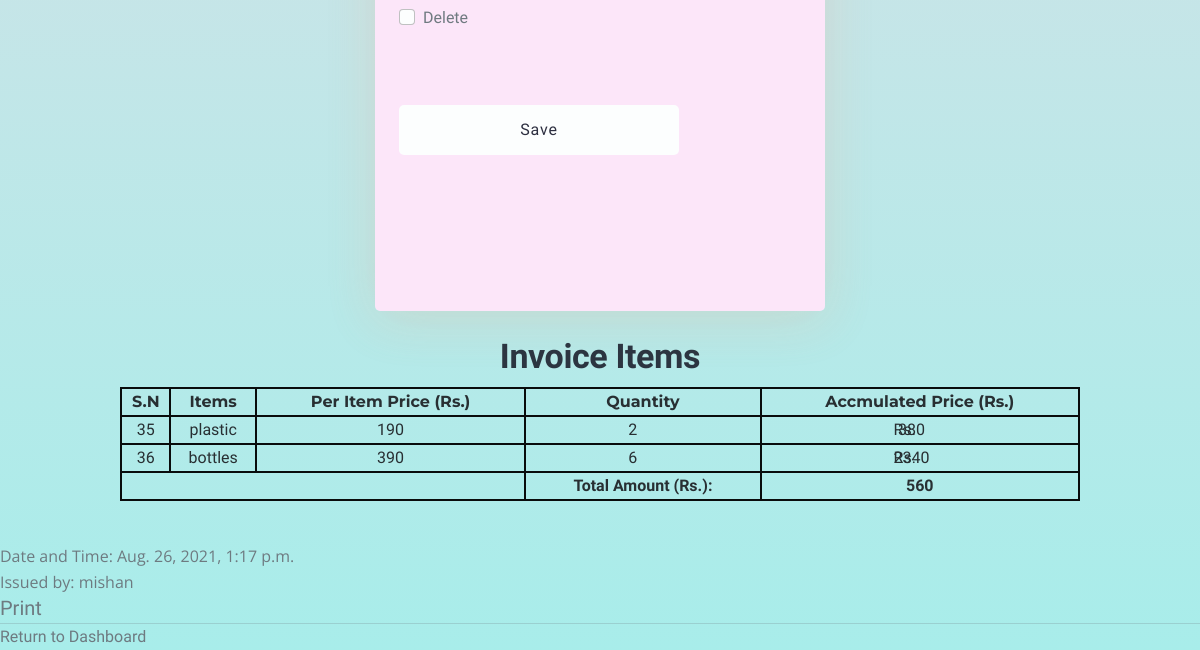
The page /invoices/49 (signed in, lower part) on the database as committed earlier.
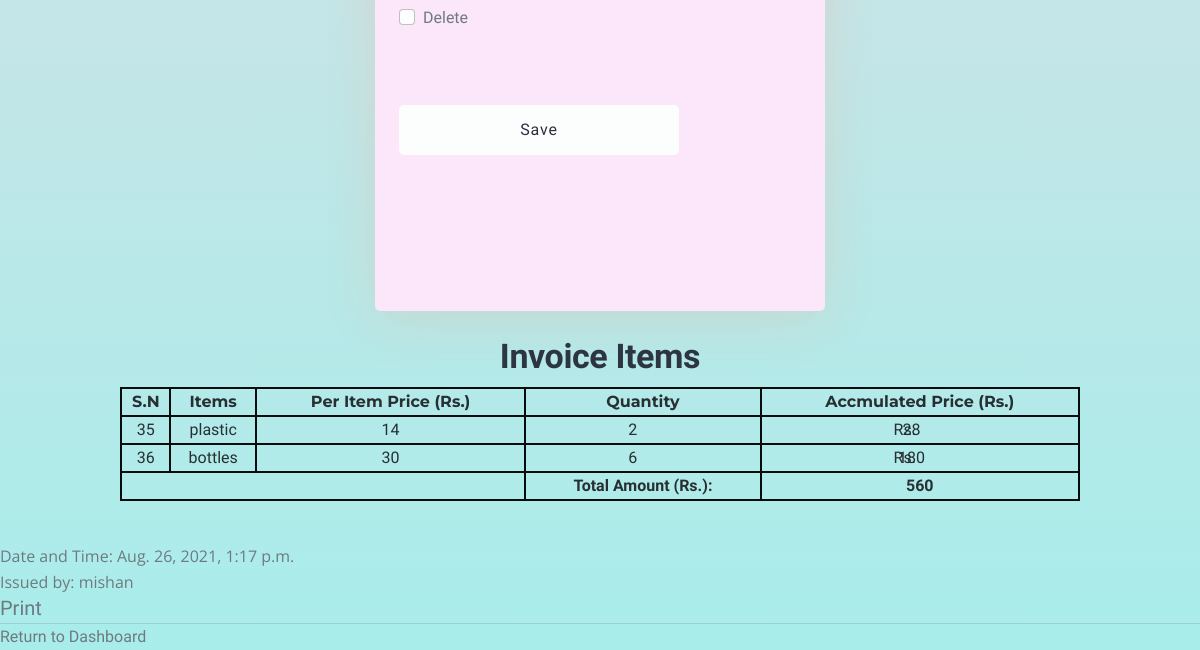
The same page on the database as committed later.
### rms_app/models.py (models this page shows, shortened)
class InvoiceItem(models.Model):
    invoice = models.ForeignKey(Invoice, on_delete=models.CASCADE, related_name="invoiceitem")
    item   = models.ForeignKey(Food, on_delete=models.PROTECT,null=True,blank=True)
    quantity = models.PositiveIntegerField()
    accumulated =  models.PositiveIntegerField(default=0)
    @property
    def price(self):
        return  self.item.per_price
    @property
    def currentitem(self):
        return  self.item
    @property
    def multiply(self):
        return (self.item.per_price)*(self.quantity)

class Food(models.Model):
    food_item = models.CharField(max_length=100)
    per_price = models.PositiveIntegerField()
    food_img = models.ImageField(default="default_food.jpg", upload_to="food_pics")
    def __str__(self):
        return self.food_item

### rms_app/views.py (the view, shortened to what this page needs)
# urls.py: path("invoices/<int:pk>", AddItemsToInvoiceView.as_view(), name="add_items_on_invoice"),
class AddItemsToInvoiceView(LoginRequiredMixin,SingleObjectMixin,FormView,TemplateView):
    model = Invoice
    context_object_name = 'invoice_obj'
    template_name = 'rms_app/additemsoninvoice.html'
    def get(self, request, *args, **kwargs):
        self.object = self.get_object(queryset=Invoice.objects.all())
        return super().get(request, *args, **kwargs)
    def get_form(self, form_class=None):
        return InvoiceFormSet(**self.get_form_kwargs(), instance=self.object)

### rms_app/templates/rms_app/additemsoninvoice.html (shortened to what this page needs)
{% extends "rms_app/base.html" %}
{% block content %}
{% load static %}
{% load crispy_forms_tags %}
<div class="addtoinvoice">
    {% if invoice_obj %}
    <div>
        <form method="POST" enctype="multipart/form-data" style= "font-family: var(--head-font);">
            <fieldset style="padding-top:20px;">
                {{ form|crispy }}
            </fieldset>
            <br>
            <div >
                <button type="submit">Save</button>
            </div>
            <br>
            <br>
            <br>
            <br>
        </form>
        <div class="table">
            <table class="itemsonly" style="margin-top: 10px;margin-left:10% !important;border:solid black 2px; width:80%;text-align: center;">
                <tr style="font-family: Montserrat;margin:30% !important;border:sold black 2px">
                <h2 style="text-align: center;">Invoice Items</h2>
                  <th style="margin:30% !important;border:solid black 2px;">S.N</th>
                  <th style="margin:30% !important;border:solid black 2px;">Items</th>
                  <th style="margin:30% !important;border:solid black 2px;">Per Item Price (Rs.)</th>
                  <th style="margin:30% !important;border:solid black 2px;">Quantity </th>
                  <th style="margin:30% !important;border:solid black 2px;">Accmulated Price (Rs.) </th>
                </tr>
                {% for itrr in invoice_obj.invoiceitem.all %}
                <tr style="font-family: var(--text-font);border:solid black 2px;">
                    <td style="border:solid black 2px;" class = "SN">{{itrr.id}}</td>
                    <td style="border:solid black 2px;">{{itrr.currentitem}}</td>
                    <td style="border:solid black 2px;">{{itrr.price}}</td>
                    <td style="border:solid black 2px;">{{itrr.quantity}} &emsp;
                    </td>
                    <td style="border:solid black 2px;" id ="accmulated"><div style="padding:0px;margin-left:11%;position: absolute;">Rs.</div> {{itrr.multiply}}&emsp;
                    </td>
                </tr>
                {% endfor %}
                    <tr style="font-family: var(--head-font); font-weight:600;border:solid black 2px;">
                        <td style="border:solid black 2px;" colspan="3"></td>
                        <td style="border:solid black 2px;" >Total Amount (Rs.):</td>
                        <td style="border:solid black 2px;" id = "total">560</td>
                    </tr>
            </table>
        </div>
    </div>
    <br>
    <p>Date and Time: {{ invoice_obj.date_created }}</p>
    <p>Issued by: {{ invoice_obj.created_by }}</p>
    <div>
        <a  href="{% url 'invoice_print' invoice_obj.invoice_number %}" style="text-align: center;font-size: 20px;"> Print</a>
    </div>
    <hr>
    <div id="horizontalbuttons">
        <div>
            <a href="{% url 'dashboard' %}"> Return to Dashboard</a>
        </div>
    </div>
    {% else %}
    <h2>Opps! No invoices in Database.😫</h2>
    <hr>
    <div>
    <a  href="{% url 'dashboard' %}"> Return to Dashboard</a>
    </div>
    {% endif %}
</div>
{% endblock content %}

Rows that differ between the two databases and show on the page:
changed through a linked row, InvoiceItem "plastic": price "190" → "14"; multiply "380" → "28"
changed through a linked row, InvoiceItem "bottles": price "390" → "30"; multiply "2340" → "180"
